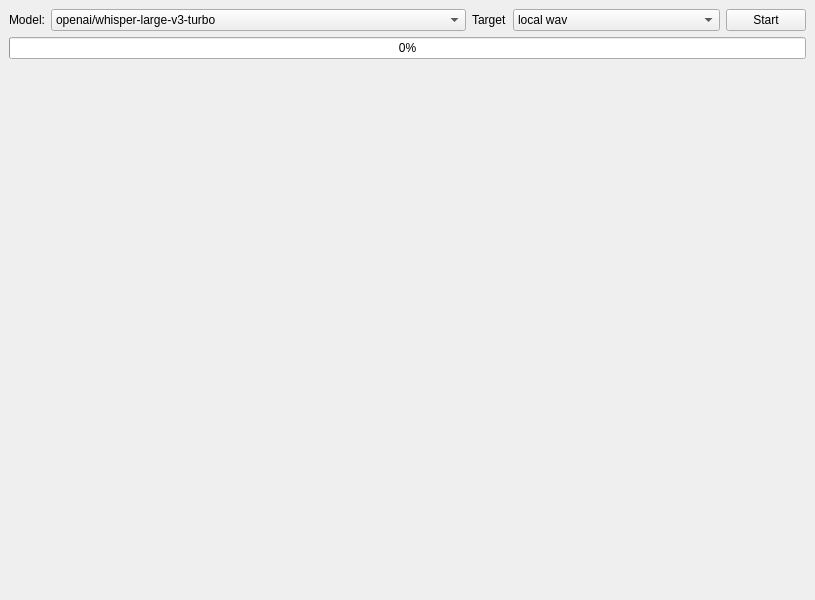
<?xml version="1.0" encoding="UTF-8"?>
<ui version="4.0">
 <class>MainWindow</class>
 <widget class="QMainWindow" name="MainWindow">
  <property name="geometry">
   <rect>
    <x>0</x>
    <y>0</y>
    <width>815</width>
    <height>600</height>
   </rect>
  </property>
  <property name="sizePolicy">
   <sizepolicy hsizetype="Expanding" vsizetype="Expanding">
    <horstretch>0</horstretch>
    <verstretch>0</verstretch>
   </sizepolicy>
  </property>
  <property name="windowTitle">
   <string>MainWindow</string>
  </property>
  <widget class="QWidget" name="centralwidget">
   <property name="sizePolicy">
    <sizepolicy hsizetype="Maximum" vsizetype="Maximum">
     <horstretch>0</horstretch>
     <verstretch>0</verstretch>
    </sizepolicy>
   </property>
   <layout class="QGridLayout" name="gridLayout">
    <item row="0" column="0">
     <layout class="QVBoxLayout" name="verticalLayout_2" stretch="0,0,1">
      <property name="sizeConstraint">
       <enum>QLayout::SetDefaultConstraint</enum>
      </property>
      <item>
       <layout class="QHBoxLayout" name="horizontalLayout_3" stretch="0,2,0,1,0">
        <item>
         <widget class="QLabel" name="label">
          <property name="text">
           <string>Model:</string>
          </property>
         </widget>
        </item>
        <item>
         <widget class="QComboBox" name="modelComboBox">
          <item>
           <property name="text">
            <string>openai/whisper-large-v3-turbo</string>
           </property>
          </item>
          <item>
           <property name="text">
            <string>openai/whisper-large-v3</string>
           </property>
          </item>
          <item>
           <property name="text">
            <string>openai/whisper-large-v2</string>
           </property>
          </item>
          <item>
           <property name="text">
            <string>openai/whisper-large</string>
           </property>
          </item>
          <item>
           <property name="text">
            <string>openai/whisper-medium</string>
           </property>
          </item>
          <item>
           <property name="text">
            <string>openai/whisper-small</string>
           </property>
          </item>
          <item>
           <property name="text">
            <string>openai/whisper-base</string>
           </property>
          </item>
          <item>
           <property name="text">
            <string>openai/whisper-tiny</string>
           </property>
          </item>
          <item>
           <property name="text">
            <string>distil-whisper/distil-large-v2</string>
           </property>
          </item>
          <item>
           <property name="text">
            <string>distil-whisper/distil-large-v3</string>
           </property>
          </item>
          <item>
           <property name="text">
            <string>distil-whisper/distil-medium.en</string>
           </property>
          </item>
          <item>
           <property name="text">
            <string>distil-whisper/distil-small.en</string>
           </property>
          </item>
          <item>
           <property name="text">
            <string>openai/whisper-medium.en</string>
           </property>
          </item>
          <item>
           <property name="text">
            <string>openai/whisper-small.en</string>
           </property>
          </item>
          <item>
           <property name="text">
            <string>openai/whisper-base.en</string>
           </property>
          </item>
          <item>
           <property name="text">
            <string>openai/whisper-tiny.en</string>
           </property>
          </item>
         </widget>
        </item>
        <item>
         <widget class="QLabel" name="label_7">
          <property name="text">
           <string>Target</string>
          </property>
         </widget>
        </item>
        <item>
         <widget class="QComboBox" name="targetCombox">
          <item>
           <property name="text">
            <string>local wav</string>
           </property>
          </item>
          <item>
           <property name="text">
            <string>find audio source</string>
           </property>
          </item>
         </widget>
        </item>
        <item>
         <widget class="QPushButton" name="mainBtn">
          <property name="text">
           <string>Start</string>
          </property>
         </widget>
        </item>
       </layout>
      </item>
      <item>
       <widget class="QProgressBar" name="downProgressBar">
        <property name="enabled">
         <bool>true</bool>
        </property>
        <property name="value">
         <number>0</number>
        </property>
       </widget>
      </item>
      <item>
       <layout class="QHBoxLayout" name="horizontalLayout_4" stretch="6,1">
        <property name="sizeConstraint">
         <enum>QLayout::SetDefaultConstraint</enum>
        </property>
        <item>
         <widget class="QLabel" name="resultImageLabel">
          <property name="text">
           <string/>
          </property>
         </widget>
        </item>
        <item>
         <widget class="QLabel" name="resultLabel">
          <property name="text">
           <string/>
          </property>
         </widget>
        </item>
       </layout>
      </item>
     </layout>
    </item>
   </layout>
  </widget>
 </widget>
 <resources/>
 <connections>
  <connection>
   <sender>mainBtn</sender>
   <signal>clicked()</signal>
   <receiver>MainWindow</receiver>
   <slot>main_btn_clicked()</slot>
   <hints>
    <hint type="sourcelabel">
     <x>760</x>
     <y>26</y>
    </hint>
    <hint type="destinationlabel">
     <x>839</x>
     <y>26</y>
    </hint>
   </hints>
  </connection>
  <connection>
   <sender>targetCombox</sender>
   <signal>currentIndexChanged(int)</signal>
   <receiver>MainWindow</receiver>
   <slot>combox_index_changed()</slot>
   <hints>
    <hint type="sourcelabel">
     <x>606</x>
     <y>24</y>
    </hint>
    <hint type="destinationlabel">
     <x>626</x>
     <y>-3</y>
    </hint>
   </hints>
  </connection>
 </connections>
 <slots>
  <slot>main_btn_clicked()</slot>
  <slot>combox_index_changed()</slot>
 </slots>
</ui>
